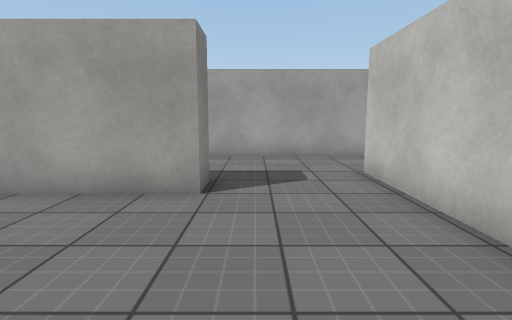
[1] (above)

17 first-person views from a walk through a 3-D level made in the Unity game engine. The camera is 1.2 m above the floor, tilts 8° down and sees 80° across. The floor is counted in squares, 1 m on a side. Each view is taken from the middle of a square. On the plan, view 1 faces up. The plan holds only what a view shows up to about 13 squares ahead; the rest is blank. The player is left out. Some animated figures are not drawn. Surface patterns are stand-ins for the level's own textures.

[2]
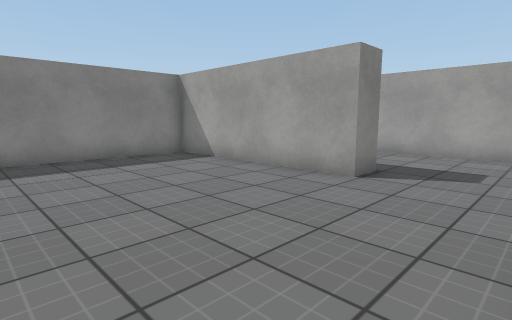

[3]
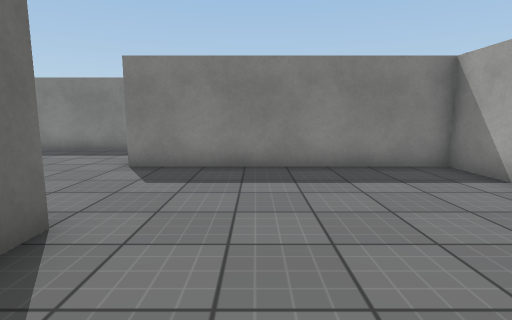

[4]
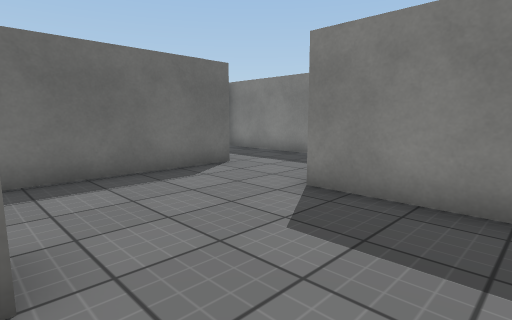

[5]
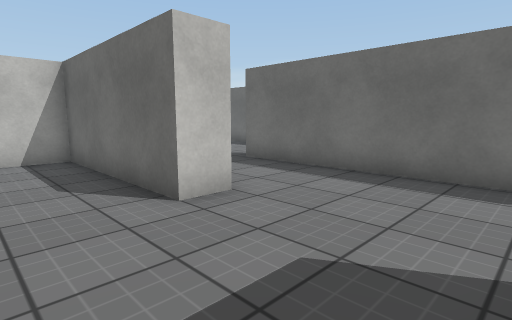

[6]
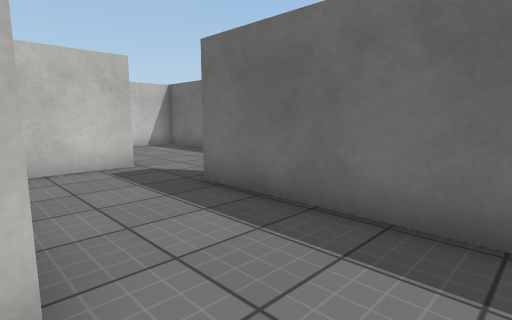

[7]
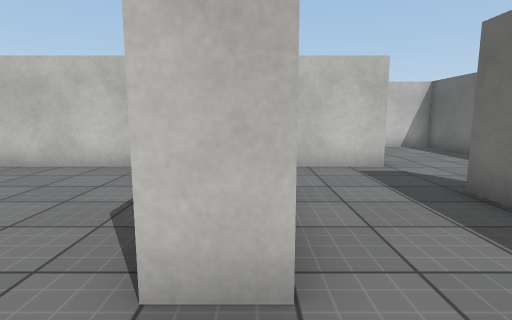

[8]
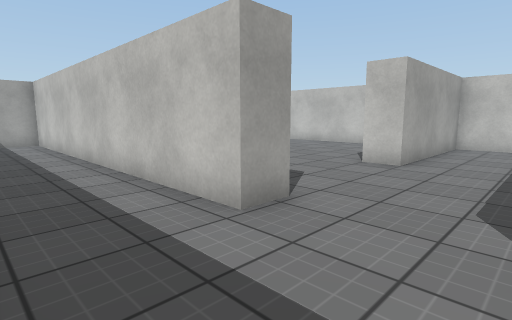

[9]
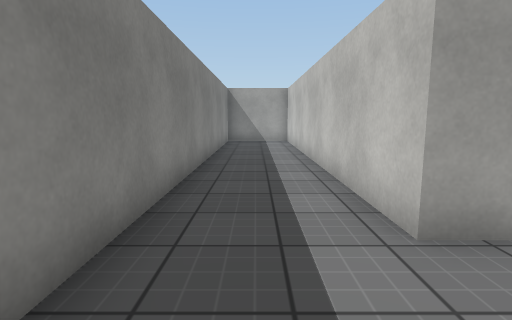

[10]
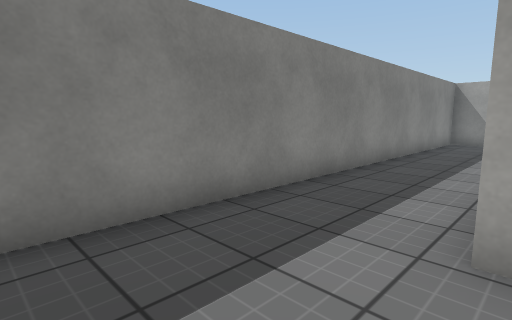

[11]
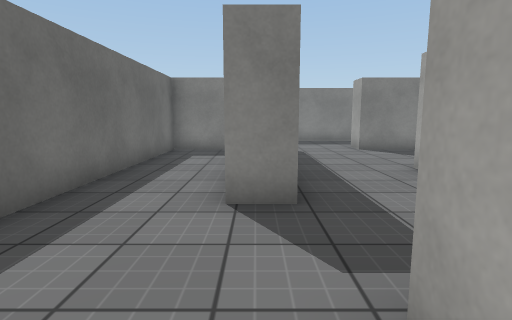

[12]
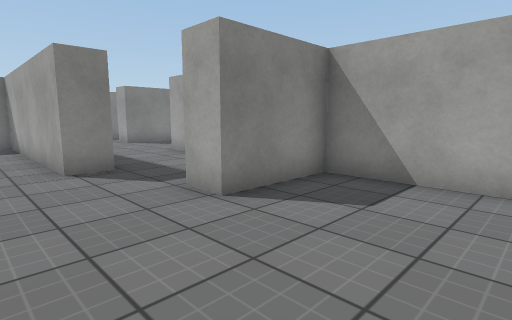

[13]
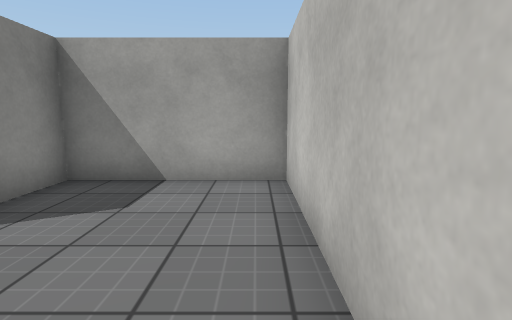

[14]
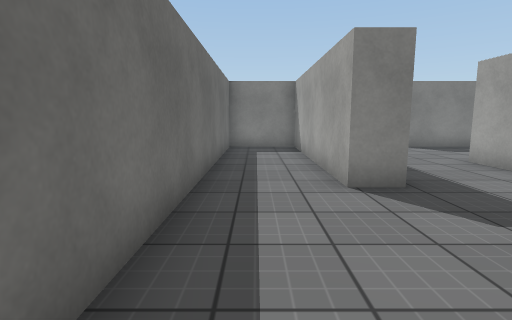

[15]
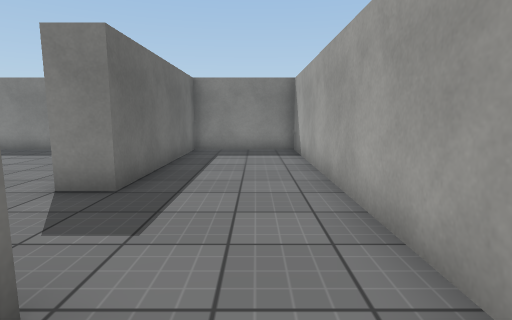

[16]
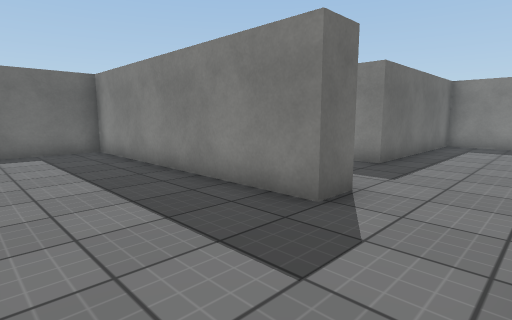

[17]
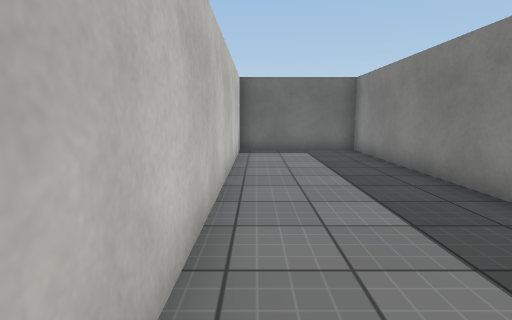

### Floor plan
Points are (right, up) in squares from view 1. A wall is a line through its corners. A room is listed if a view was taken in it or the views show most of it. See-through windows are left out.
Room 1 (views 1, 2, 3, 4, 5, 6, 7, 8, 9, 10, 11, 12, 13, 14, 15, 16, 17)
walls: (-8.5, -6.4) (-0.1, -6.4) (-0.1, -7.4) (-7.4, -7.4) (-7.4, -10.1) (7.6, -10.1) (7.6, -3.2) (3.4, -3.2) (3.4, -6.1) (2.4, -6.1) (2.4, -3.2) (-3.2, -3.2) (-3.2, -2.2) (2.4, -2.2) (2.4, 6.6) (3.4, 6.6) (3.4, -2.2) (7.6, -2.2); (7.6, -1.9) (7.6, 8.4); (3.5, 9.4) (-7.4, 9.4) (-7.4, 5.7) (-0.9, 5.7) (-0.9, 4.7) (-7.4, 4.7) (-7.4, -3.2) (-8.4, -3.2) (-8.4, 9.4) (-11.4, 9.4) (-11.4, -10.1)

Where each view was taken, in squares from view 1:
view 1: 0 up, 0 right, facing up
view 2: 1 down, 2 right, facing up-left
view 3: 0 up, 0 right, facing left
view 4: 0 up, 3 left, facing down-left
view 5: 0 up, 7 left, facing down-right
view 6: 3 down, 5 left, facing down-right
view 7: 3 down, 5 left, facing right
view 8: 6 down, 11 left, facing up-right
view 9: 6 down, 10 left, facing up
view 10: 6 down, 8 left, facing up-left
view 11: 7 down, 4 right, facing left
view 12: 9 down, 7 right, facing up-left
view 13: 9 down, 7 right, facing up
view 14: 9 down, 5 right, facing left
view 15: 8 up, 4 right, facing left
view 16: 9 up, 7 right, facing down-left
view 17: 9 up, 7 right, facing down
